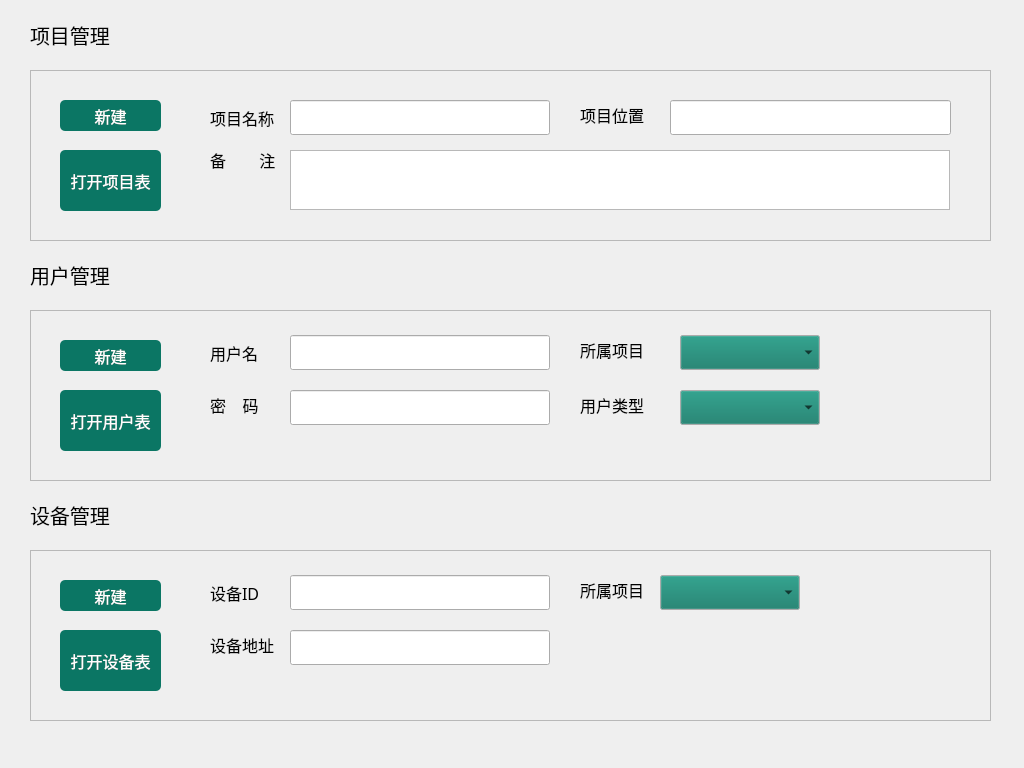
<?xml version="1.0" encoding="UTF-8"?>
<ui version="4.0">
 <class>ProjectManagerWindow</class>
 <widget class="QWidget" name="ProjectManagerWindow">
  <property name="geometry">
   <rect>
    <x>0</x>
    <y>0</y>
    <width>1024</width>
    <height>768</height>
   </rect>
  </property>
  <property name="maximumSize">
   <size>
    <width>1024</width>
    <height>768</height>
   </size>
  </property>
  <property name="palette">
   <palette>
    <active>
     <colorrole role="Button">
      <brush brushstyle="SolidPattern">
       <color alpha="255">
        <red>11</red>
        <green>118</green>
        <blue>100</blue>
       </color>
      </brush>
     </colorrole>
    </active>
    <inactive>
     <colorrole role="Button">
      <brush brushstyle="SolidPattern">
       <color alpha="255">
        <red>11</red>
        <green>118</green>
        <blue>100</blue>
       </color>
      </brush>
     </colorrole>
    </inactive>
    <disabled>
     <colorrole role="Button">
      <brush brushstyle="SolidPattern">
       <color alpha="255">
        <red>11</red>
        <green>118</green>
        <blue>100</blue>
       </color>
      </brush>
     </colorrole>
    </disabled>
   </palette>
  </property>
  <property name="font">
   <font>
    <family>Noto Sans CJK SC Regular</family>
    <pointsize>12</pointsize>
   </font>
  </property>
  <property name="windowTitle">
   <string>Form</string>
  </property>
  <property name="styleSheet">
   <string notr="true">#ProjectManager{
background-image: url(:/pic/res/login_global_background.png);
}</string>
  </property>
  <widget class="QLabel" name="projectManageLabel">
   <property name="geometry">
    <rect>
     <x>30</x>
     <y>20</y>
     <width>100</width>
     <height>30</height>
    </rect>
   </property>
   <property name="font">
    <font>
     <family>Noto Sans CJK SC Regular</family>
     <pointsize>15</pointsize>
    </font>
   </property>
   <property name="text">
    <string>项目管理</string>
   </property>
  </widget>
  <widget class="QFrame" name="projectManagerBackgroundFrame">
   <property name="geometry">
    <rect>
     <x>30</x>
     <y>70</y>
     <width>961</width>
     <height>171</height>
    </rect>
   </property>
   <property name="styleSheet">
    <string notr="true">#projectManagerBackgroundFrame{
background-image: url(:/pic/res/rectangle_background.png);
}</string>
   </property>
   <property name="frameShape">
    <enum>QFrame::StyledPanel</enum>
   </property>
   <property name="frameShadow">
    <enum>QFrame::Raised</enum>
   </property>
   <widget class="QPushButton" name="newProjectPushButton">
    <property name="geometry">
     <rect>
      <x>30</x>
      <y>30</y>
      <width>101</width>
      <height>31</height>
     </rect>
    </property>
    <property name="font">
     <font>
      <family>Noto Sans CJK SC Regular</family>
      <pointsize>12</pointsize>
     </font>
    </property>
    <property name="styleSheet">
     <string notr="true">#newProjectPushButton{
color: rgb(255, 255, 255);
background-color: rgb(11, 118, 100);
border-radius:5px
}</string>
    </property>
    <property name="text">
     <string>新建</string>
    </property>
   </widget>
   <widget class="QPushButton" name="openProjectPushButton">
    <property name="geometry">
     <rect>
      <x>30</x>
      <y>80</y>
      <width>101</width>
      <height>61</height>
     </rect>
    </property>
    <property name="font">
     <font>
      <family>Noto Sans CJK SC Regular</family>
      <pointsize>12</pointsize>
     </font>
    </property>
    <property name="styleSheet">
     <string notr="true">#openProjectPushButton{
color: rgb(255, 255, 255);
background-color: rgb(11, 118, 100);
border-radius:5px
}</string>
    </property>
    <property name="text">
     <string>打开项目表</string>
    </property>
   </widget>
   <widget class="QLabel" name="projectNameLabel">
    <property name="geometry">
     <rect>
      <x>180</x>
      <y>35</y>
      <width>80</width>
      <height>25</height>
     </rect>
    </property>
    <property name="font">
     <font>
      <family>Noto Sans CJK SC Regular</family>
      <pointsize>12</pointsize>
     </font>
    </property>
    <property name="text">
     <string>项目名称</string>
    </property>
   </widget>
   <widget class="QLabel" name="projectLocationLabel">
    <property name="geometry">
     <rect>
      <x>550</x>
      <y>35</y>
      <width>80</width>
      <height>20</height>
     </rect>
    </property>
    <property name="font">
     <font>
      <family>Noto Sans CJK SC Regular</family>
      <pointsize>12</pointsize>
     </font>
    </property>
    <property name="text">
     <string>项目位置</string>
    </property>
   </widget>
   <widget class="QLabel" name="noteLabel">
    <property name="geometry">
     <rect>
      <x>180</x>
      <y>80</y>
      <width>80</width>
      <height>20</height>
     </rect>
    </property>
    <property name="font">
     <font>
      <family>Noto Sans CJK SC Regular</family>
      <pointsize>12</pointsize>
     </font>
    </property>
    <property name="text">
     <string>备        注</string>
    </property>
   </widget>
   <widget class="QTextEdit" name="noteTextEdit">
    <property name="geometry">
     <rect>
      <x>260</x>
      <y>80</y>
      <width>660</width>
      <height>60</height>
     </rect>
    </property>
    <property name="font">
     <font>
      <family>Noto Sans CJK SC Regular</family>
      <pointsize>12</pointsize>
     </font>
    </property>
   </widget>
   <widget class="QLineEdit" name="projectNameLineEdit">
    <property name="geometry">
     <rect>
      <x>260</x>
      <y>30</y>
      <width>260</width>
      <height>35</height>
     </rect>
    </property>
   </widget>
   <widget class="QLineEdit" name="projectLocationLineEdit">
    <property name="geometry">
     <rect>
      <x>640</x>
      <y>30</y>
      <width>281</width>
      <height>35</height>
     </rect>
    </property>
   </widget>
  </widget>
  <widget class="QFrame" name="userManagerBackgroundFrame">
   <property name="geometry">
    <rect>
     <x>30</x>
     <y>310</y>
     <width>961</width>
     <height>171</height>
    </rect>
   </property>
   <property name="styleSheet">
    <string notr="true">#userManagerBackgroundFrame{
background-image: url(:/pic/res/rectangle_background.png);
}</string>
   </property>
   <property name="frameShape">
    <enum>QFrame::StyledPanel</enum>
   </property>
   <property name="frameShadow">
    <enum>QFrame::Raised</enum>
   </property>
   <widget class="QPushButton" name="newUserPushButton">
    <property name="geometry">
     <rect>
      <x>30</x>
      <y>30</y>
      <width>101</width>
      <height>31</height>
     </rect>
    </property>
    <property name="font">
     <font>
      <family>Noto Sans CJK SC Regular</family>
      <pointsize>12</pointsize>
     </font>
    </property>
    <property name="styleSheet">
     <string notr="true">#newUserPushButton {
color: rgb(255, 255, 255);
background-color: rgb(11, 118, 100);
border-radius:5px
}</string>
    </property>
    <property name="text">
     <string>新建</string>
    </property>
   </widget>
   <widget class="QPushButton" name="openUserPushButton">
    <property name="geometry">
     <rect>
      <x>30</x>
      <y>80</y>
      <width>101</width>
      <height>61</height>
     </rect>
    </property>
    <property name="font">
     <font>
      <family>Noto Sans CJK SC Regular</family>
      <pointsize>12</pointsize>
     </font>
    </property>
    <property name="styleSheet">
     <string notr="true">#openUserPushButton{
color: rgb(255, 255, 255);
background-color: rgb(11, 118, 100);
border-radius:5px
}</string>
    </property>
    <property name="text">
     <string>打开用户表</string>
    </property>
   </widget>
   <widget class="QLabel" name="userNameLabel">
    <property name="geometry">
     <rect>
      <x>180</x>
      <y>30</y>
      <width>80</width>
      <height>25</height>
     </rect>
    </property>
    <property name="font">
     <font>
      <family>Noto Sans CJK SC Regular</family>
      <pointsize>12</pointsize>
     </font>
    </property>
    <property name="text">
     <string>用户名</string>
    </property>
   </widget>
   <widget class="QLabel" name="userProjectBelongZToLabel">
    <property name="geometry">
     <rect>
      <x>550</x>
      <y>30</y>
      <width>80</width>
      <height>20</height>
     </rect>
    </property>
    <property name="font">
     <font>
      <family>Noto Sans CJK SC Regular</family>
      <pointsize>12</pointsize>
     </font>
    </property>
    <property name="text">
     <string>所属项目</string>
    </property>
   </widget>
   <widget class="QLabel" name="passwordLabel">
    <property name="geometry">
     <rect>
      <x>180</x>
      <y>85</y>
      <width>80</width>
      <height>20</height>
     </rect>
    </property>
    <property name="font">
     <font>
      <family>Noto Sans CJK SC Regular</family>
      <pointsize>12</pointsize>
     </font>
    </property>
    <property name="text">
     <string>密    码</string>
    </property>
   </widget>
   <widget class="QLabel" name="userTypeLabel">
    <property name="geometry">
     <rect>
      <x>550</x>
      <y>85</y>
      <width>80</width>
      <height>20</height>
     </rect>
    </property>
    <property name="font">
     <font>
      <family>Noto Sans CJK SC Regular</family>
      <pointsize>12</pointsize>
     </font>
    </property>
    <property name="text">
     <string>用户类型</string>
    </property>
   </widget>
   <widget class="QComboBox" name="userProjectBelongToCombox">
    <property name="geometry">
     <rect>
      <x>650</x>
      <y>25</y>
      <width>140</width>
      <height>35</height>
     </rect>
    </property>
   </widget>
   <widget class="QComboBox" name="userTypeCombox">
    <property name="geometry">
     <rect>
      <x>650</x>
      <y>80</y>
      <width>140</width>
      <height>35</height>
     </rect>
    </property>
   </widget>
   <widget class="QLineEdit" name="userNameLineEdit">
    <property name="geometry">
     <rect>
      <x>260</x>
      <y>25</y>
      <width>260</width>
      <height>35</height>
     </rect>
    </property>
   </widget>
   <widget class="QLineEdit" name="passwordLineEdit">
    <property name="geometry">
     <rect>
      <x>260</x>
      <y>80</y>
      <width>260</width>
      <height>35</height>
     </rect>
    </property>
   </widget>
  </widget>
  <widget class="QFrame" name="deviceManagerBackgroundFrame">
   <property name="geometry">
    <rect>
     <x>30</x>
     <y>550</y>
     <width>961</width>
     <height>171</height>
    </rect>
   </property>
   <property name="styleSheet">
    <string notr="true">#deviceManagerBackgroundFrame{
background-image: url(:/pic/res/rectangle_background.png);
}</string>
   </property>
   <property name="frameShape">
    <enum>QFrame::StyledPanel</enum>
   </property>
   <property name="frameShadow">
    <enum>QFrame::Raised</enum>
   </property>
   <widget class="QPushButton" name="openDevicePushButton">
    <property name="geometry">
     <rect>
      <x>30</x>
      <y>80</y>
      <width>101</width>
      <height>61</height>
     </rect>
    </property>
    <property name="font">
     <font>
      <family>Noto Sans CJK SC Regular</family>
      <pointsize>12</pointsize>
     </font>
    </property>
    <property name="styleSheet">
     <string notr="true">#openDevicePushButton{
color: rgb(255, 255, 255);
background-color: rgb(11, 118, 100);
border-radius:5px
}</string>
    </property>
    <property name="text">
     <string>打开设备表</string>
    </property>
   </widget>
   <widget class="QPushButton" name="newDevicePushButton">
    <property name="geometry">
     <rect>
      <x>30</x>
      <y>30</y>
      <width>101</width>
      <height>31</height>
     </rect>
    </property>
    <property name="font">
     <font>
      <family>Noto Sans CJK SC Regular</family>
      <pointsize>12</pointsize>
     </font>
    </property>
    <property name="styleSheet">
     <string notr="true">#newDevicePushButton {
color: rgb(255, 255, 255);
background-color: rgb(11, 118, 100);
border-radius:5px
}</string>
    </property>
    <property name="text">
     <string>新建</string>
    </property>
   </widget>
   <widget class="QLabel" name="deviceIdLabel">
    <property name="geometry">
     <rect>
      <x>180</x>
      <y>30</y>
      <width>80</width>
      <height>25</height>
     </rect>
    </property>
    <property name="font">
     <font>
      <family>Noto Sans CJK SC Regular</family>
      <pointsize>12</pointsize>
     </font>
    </property>
    <property name="text">
     <string>设备ID</string>
    </property>
   </widget>
   <widget class="QLabel" name="deviceAdressLabel">
    <property name="geometry">
     <rect>
      <x>180</x>
      <y>85</y>
      <width>80</width>
      <height>20</height>
     </rect>
    </property>
    <property name="font">
     <font>
      <family>Noto Sans CJK SC Regular</family>
      <pointsize>12</pointsize>
     </font>
    </property>
    <property name="text">
     <string>设备地址</string>
    </property>
   </widget>
   <widget class="QLabel" name="deviceProjectBelongToLabel">
    <property name="geometry">
     <rect>
      <x>550</x>
      <y>30</y>
      <width>80</width>
      <height>20</height>
     </rect>
    </property>
    <property name="font">
     <font>
      <family>Noto Sans CJK SC Regular</family>
      <pointsize>12</pointsize>
     </font>
    </property>
    <property name="text">
     <string>所属项目</string>
    </property>
   </widget>
   <widget class="QComboBox" name="deviceProjectBelongToComboBox">
    <property name="geometry">
     <rect>
      <x>630</x>
      <y>25</y>
      <width>140</width>
      <height>35</height>
     </rect>
    </property>
   </widget>
   <widget class="QLineEdit" name="deviceAdressLineEdit">
    <property name="geometry">
     <rect>
      <x>260</x>
      <y>80</y>
      <width>260</width>
      <height>35</height>
     </rect>
    </property>
   </widget>
   <widget class="QLineEdit" name="deviceIdLineEdit">
    <property name="geometry">
     <rect>
      <x>260</x>
      <y>25</y>
      <width>260</width>
      <height>35</height>
     </rect>
    </property>
   </widget>
  </widget>
  <widget class="QLabel" name="userManageLabel">
   <property name="geometry">
    <rect>
     <x>30</x>
     <y>260</y>
     <width>100</width>
     <height>30</height>
    </rect>
   </property>
   <property name="font">
    <font>
     <family>Noto Sans CJK SC Regular</family>
     <pointsize>15</pointsize>
    </font>
   </property>
   <property name="text">
    <string>用户管理</string>
   </property>
  </widget>
  <widget class="QLabel" name="deviceManageLabel">
   <property name="geometry">
    <rect>
     <x>30</x>
     <y>500</y>
     <width>100</width>
     <height>30</height>
    </rect>
   </property>
   <property name="font">
    <font>
     <family>Noto Sans CJK SC Regular</family>
     <pointsize>15</pointsize>
    </font>
   </property>
   <property name="text">
    <string>设备管理</string>
   </property>
  </widget>
 </widget>
 <resources>
  <include location="res.qrc"/>
 </resources>
 <connections/>
</ui>
